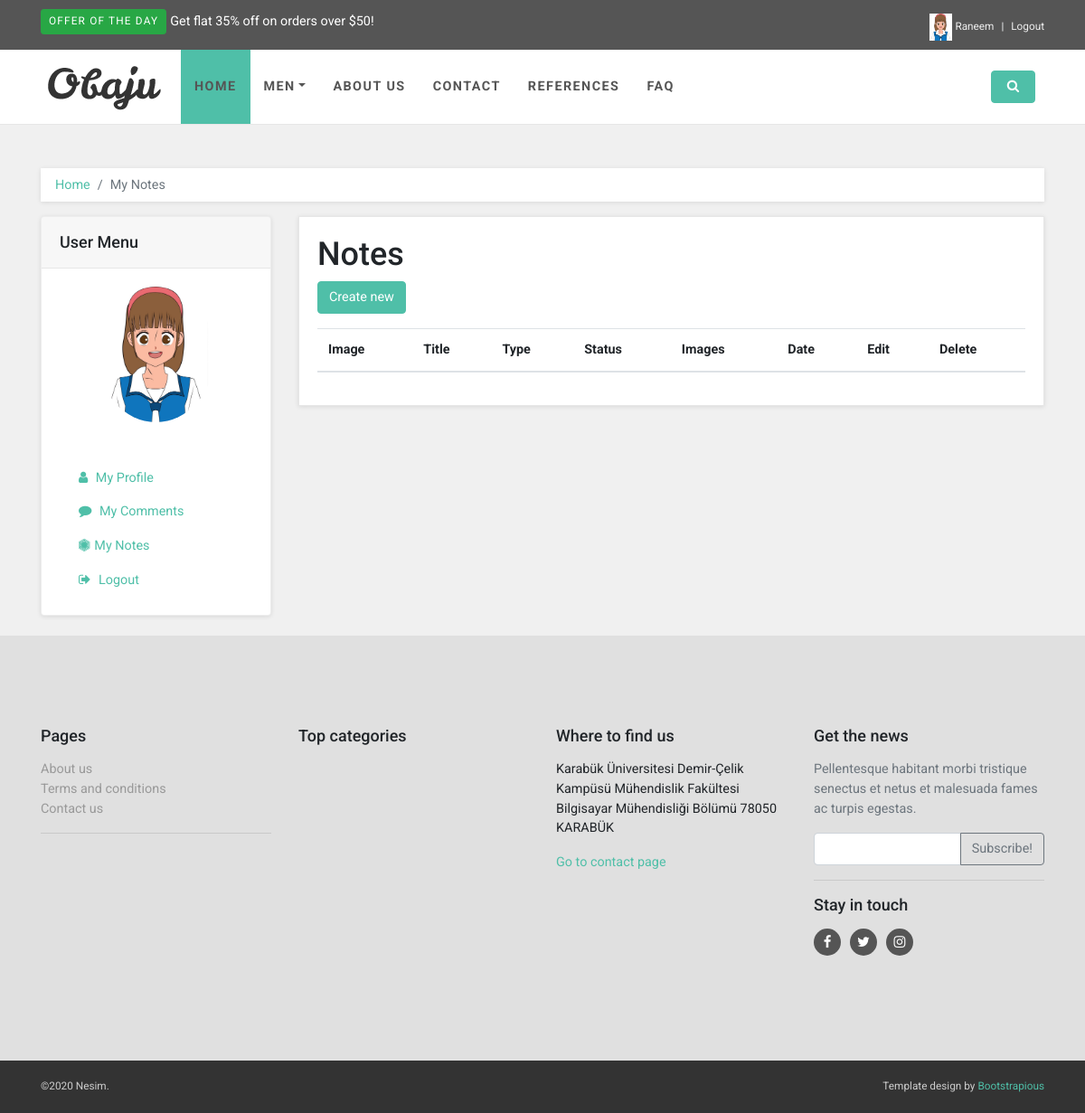
Before: /user/notes/ (signed in) with the older database file.
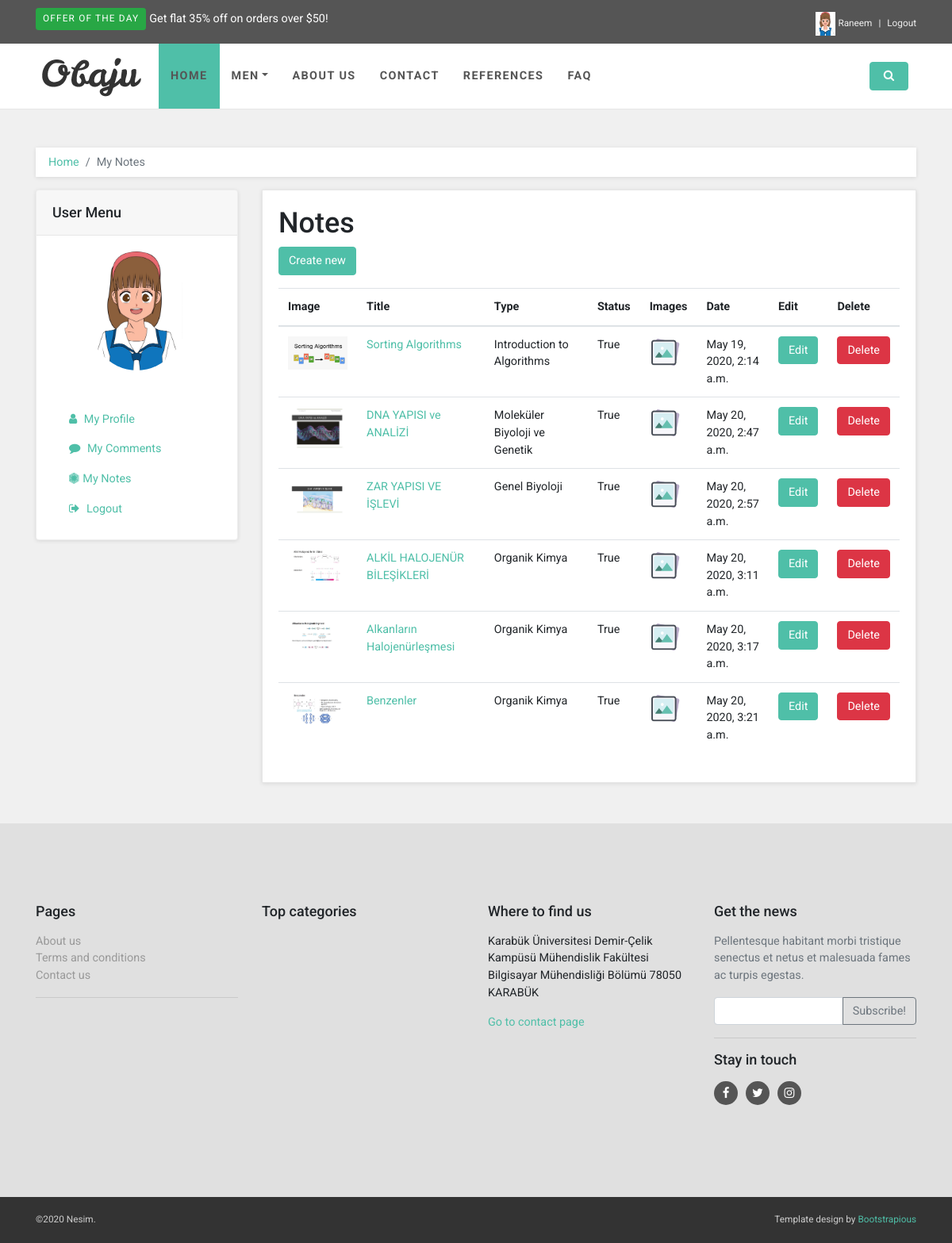
After: the same page with the newer database file.
### home/models.py (models this page shows, shortened)
class UserProfile(models.Model):
    user = models.OneToOneField(User, on_delete=models.CASCADE)
    phone = models.CharField(blank=True, max_length=20)
    country = models.CharField(blank=True, max_length=20)
    university = models.CharField(blank=True, max_length=20)
    department = models.CharField(blank=True, max_length=20)
    image = models.ImageField(blank=True, upload_to='image/users/')
    def image_tag(self):
        return mark_safe('<img src="{}" height="50"/>'.format(self.image.url))
    image_tag.short_description = 'Image'

### note/models.py (models this page shows, shortened)
class Note(models.Model):
    STATUS = (
        ('New', 'New'),
        ('True', 'true'),
        ('False', 'false')
    )
    Category = models.ForeignKey(Category, on_delete=models.CASCADE)
    user = models.ForeignKey(User, on_delete=models.SET_NULL, null=True)
    title = models.CharField(blank=True,max_length=100)
    description = models.CharField(blank=True,max_length=255)
    keywords = models.CharField(blank=True,max_length=255)
    slug = models.SlugField(blank=False,unique=True)
    detail = RichTextUploadingField()
    status = models.CharField(max_length=10, choices=STATUS)
    image = models.ImageField(blank=True, upload_to='image/')
    create_at = models.DateTimeField(auto_now_add=True)
    update_at = models.DateTimeField(auto_now=True)
    def image_tag(self):
        return mark_safe('<img src="{}" height="50"/>'.format(self.image.url))
    image_tag.short_description = 'Image'

class Category(MPTTModel):
    STATUS = (
        ('True', 'true'),
        ('False', 'false')
    )
    title = models.CharField(max_length=70)
    description = models.CharField(blank=True,max_length=255)
    keywords = models.CharField(blank=True,max_length=255)
    status = models.CharField(max_length=10, choices=STATUS)
    image = models.ImageField(blank=True, upload_to='image/')
    slug = models.SlugField(blank=False,unique=True)
    parent = TreeForeignKey('self', blank=True, null=True, related_name='children', on_delete=models.CASCADE)
    create_at = models.DateTimeField(auto_now_add=True)
    update_at = models.DateTimeField(auto_now=True)
    class MPTTMeta:
        order_insertion_by = ['title']
    def image_tag(self):
        return mark_safe('<img src="{}" height="50"/>'.format(self.image.url))
    image_tag.short_description = 'Image'

### user/views.py (the view)
# urls.py: path('notes/', views.notes_all, name='notes_all'),
@login_required(login_url='/login')
def notes(request):
    category = Category.objects.all()
    setting = Setting.objects.get(pk=1)
    current_user = request.user
    note = Note.objects.filter(user_id=current_user.id)
    context = {
        'category': category,
        'note': note,
        'setting': setting,
    }
    return render(request, 'user_notes.html', context)

### user/templates/user_notes.html (shortened to what this page needs)
{% extends "homebase.html" %}
{% block body %}
    {% load static %}
    <div id="content">
        <div class="container">
            <div class="row">
                <div class="col-lg-12">
                    <nav aria-label="breadcrumb">
                        <ol class="breadcrumb">
                            <li class="breadcrumb-item"><a href="/">Home</a></li>
                            <li aria-current="page" class="breadcrumb-item active">My Notes</li>
                        </ol>
                    </nav>
                </div>
                {% include 'user_menu.html' %}
                <div class="col-lg-9">
                    <div class="box">
                        <h1><a>Notes</a></h1>
                        <div class="table-responsive">
                            <table class="table">
                                <p class="buttons"><a href="/user/addnote/" class="btn btn-primary">Create new</a></p>
                                <thead>
                                <tr>
                                    <th>Image</th>
                                    <th>Title</th>
                                    <th>Type</th>
                                    <th>Status</th>
                                    <th>Images</th>
                                    <th>Date</th>
                                    <th>Edit</th>
                                    <th>Delete</th>
                                </tr>
                                </thead>
                                <tbody>
                                {% for rs in note %}
                                    <tr>
                                        <td><a href="/note/{{ rs.id }}/{{ rs.slug }}"><img alt="{{ rs.title }}" src="{{ rs.image.url }}" style="max-height: 75px;max-width: 75px"></a></td>
                                        <td> <a href="/note/{{ rs.id }}/{{ rs.slug }}">{{ rs.title }}</a></td>
                                        <td>{{ rs.Category.title }}</td>
                                        <td>{{ rs.status }}</td>
                                        <td>
                                            <a href="javascript:openWin('/user/noteaddimage/{{ rs.id }}','gallery','toolbar=no,location=no,directories=0,status=no,top=50,left=100,menuBar=no,scrollBars=yes,resizeable=no,width=900,height=600');" >
                                               <img src="{% static 'img/gallery.png'%}" height="40"></a></td>
                                        <td>{{ rs.create_at}}</td>
                                        <td><a class="btn btn-primary" href="/user/noteEdit/{{ rs.id }}">Edit</a>
                                        <td > <a class="btn btn-danger" href="/user/notedelete/{{ rs.id }}" onclick="return confirm('Will be delete ! Are you sure?')">Delete</a></td>
                                    </tr>
                                {% endfor %}
                                </tbody>
                            </table>
                        </div>
                    </div>
                </div>
            </div>
        </div>
    </div>
{% endblock %}

### home/templates/homebase.html (shortened to what this page needs)
<!DOCTYPE html>
<html lang="en">
<head>
    {% include 'head.html' %}
</head>
<body>
{% block header %}{% include 'header.html' %}{% endblock %}
{% block body %}{% endblock %}
{% block footer %}{% include 'footer.html' %}{% endblock %}
</body>
</html>

### home/templates/head.html (shortened to what this page needs)
{% load static %}
<link rel="stylesheet" href="{% static 'vendor/bootstrap/css/bootstrap.min.css'  %}">
<link rel="stylesheet" href="{% static 'vendor/font-awesome/css/font-awesome.min.css'  %}">
<link rel="stylesheet" href="{% static 'vendor/owl.carousel/assets/owl.carousel.css'  %}">
<link rel="stylesheet" href="{% static 'vendor/owl.carousel/assets/owl.theme.default.css'  %}">
<link rel="stylesheet" href="{% static 'css/style.default.css'  %}" id="theme-stylesheet">
<link rel="stylesheet" href="{% static '/css/custom.css'  %}">
<link rel="stylesheet" href="https://ajax.googleapis.com/ajax/libs/jqueryui/1.11.4/themes/smoothness/jquery-ui.css">

### home/templates/header.html (shortened to what this page needs)
{% load static %}
<header class="header mb-5">
    <div id="top">
        <div class="container">
            <div class="row">
                <div class="col-lg-6 offer mb-3 mb-lg-0"><a href="#" class="btn btn-success btn-sm">Offer of the day</a><a href="#" class="ml-1">Get flat 35% off on orders over $50!</a></div>
                <div class="col-lg-6 text-center text-lg-right">
                    <ul class="menu list-inline mb-0">
                        {% if user.id is not None %}
                            <li class="list-inline-item"><a href="/user" >
                                <img src="{{ user.userprofile.image.url }}" height="30">
                                {{ user.first_name }}</a></li>
                            <li class="list-inline-item"><a href="/logout/" >Logout</a></li>
                        {% else %}
                            <li class="list-inline-item"><a href="/login/" >Login</a></li>
                            <li class="list-inline-item"><a href="/register/">Register</a></li>
                            <li class="list-inline-item"><a href="/contactus/">Contact</a></li>
                        {% endif %}
                    </ul>
                </div>
            </div>
        </div>
    </div>
    <nav class="navbar navbar-expand-lg">
        <div class="container"><a href="/" class="navbar-brand home"><img src="{% static 'img/obaju_logo.png'%}" alt="Obaju logo" class="d-none d-md-inline-block"></a>
            <div id="navigation" class="collapse navbar-collapse">
                <ul class="navbar-nav mr-auto">
                    <li class="nav-item"><a href="/" class="nav-link active">Home</a></li>
                    <li class="nav-item dropdown menu-large"><a href="#" data-toggle="dropdown" data-hover="dropdown" data-delay="200" class="dropdown-toggle nav-link">Men<b class="caret"></b></a>
                            {% load mptt_tags %}
                    </li>
                    <li class="nav-item"><a href="/aboutus" class="nav-link">About Us</a></li>
                    <li class="nav-item"><a href="/contactus" class="nav-link">Contact</a></li>
                    <li class="nav-item"><a href="/references" class="nav-link">References</a></li>
                    <li class="nav-item"><a href="/faq" class="nav-link">FAQ</a></li>
                </ul>
                <div class="navbar-buttons d-flex justify-content-end">
                    <a data-toggle="collapse" href="#search" class="btn navbar-btn btn-primary d-none d-lg-inline-block"><i class="fa fa-search"></i></a>
                </div>
            </div>
        </div>
    </nav>
                            {% load mptt_tags %}
</header>

### user/templates/user_menu.html
<div class="col-lg-3">
    <div class="card sidebar-menu">
        <div class="card-header">
            <h3 class="h4 card-title">User Menu</h3>
        </div>
        <div class="card-body">
            <p class="text-center lead"><img class="rounded-circle img-fluid" alt="" src=" {{ user.userprofile.image.url }}" style="height: 150px">
            <br><br>
            </p>
            <ul class="nav nav-pills flex-column">
                <a href="/user" class="nav-link "><i class="fa fa-user"></i> My Profile</a>
                <a href="/user/comments" class="nav-link"><i class="fa fa-comment"></i> My Comments</a>
                <a href="/user/notes/" class="nav-link"><i class="fa fa-first-order"></i>My Notes</a>
                <a href="/logout" class="nav-link"><i class="fa fa-sign-out"></i> Logout</a></ul>
        </div>
    </div>
</div>

### home/templates/footer.html (shortened to what this page needs)
<br>
<div id="footer">
    <div class="container">
        <div class="row">
            <div class="col-lg-3 col-md-6">
                <h4 class="mb-3">Pages</h4>
                <ul class="list-unstyled">
                    <li><a href="/aboutus">About us</a></li>
                    <li><a href="#">Terms and conditions</a></li>
                    <li><a href="/contactus">Contact us</a></li>
                </ul>
                <hr>
            </div>
            <div class="col-lg-3 col-md-6">
                <h4 class="mb-3">Top categories</h4>
               <ul class="nav nav-pills flex-column category-menu">
            {% load mptt_tags %}
            {% recursetree category %}
                <li><a class="nav-link" >{{ node.title }}</a>
                </li>
            {% endrecursetree %}
        </ul>
            </div>
            <div class="col-lg-3 col-md-6">
                <h4 class="mb-3">Where to find us</h4>
                <p>Karabük Üniversitesi Demir-Çelik Kampüsü Mühendislik Fakültesi Bilgisayar Mühendisliği Bölümü 78050 KARABÜK</p><a href="/contact">Go to contact page</a>
            </div>
            <div class="col-lg-3 col-md-6">
                <h4 class="mb-3">Get the news</h4>
                <p class="text-muted">Pellentesque habitant morbi tristique senectus et netus et malesuada fames ac turpis egestas.</p>
                <form>
                    <div class="input-group">
                        <input type="text" class="form-control"><span class="input-group-append">
                  <button type="button" class="btn btn-outline-secondary">Subscribe!</button></span>
                    </div>
                </form>
                <hr>
                <h4 class="mb-3">Stay in touch</h4>
                <p class="social"><a href="{{ setting.facebook }}" class="facebook external"><i class="fa fa-facebook"></i></a><a href="{{ setting.twitter }}" class="twitter external"><i class="fa fa-twitter"></i></a><a href="{{ setting.instagram }}" class="instagram external"><i class="fa fa-instagram"></i></a></p>
            </div>
        </div>
    </div>
</div>
<div id="copyright">
    <div class="container">
        <div class="row">
            <div class="col-lg-6 mb-2 mb-lg-0">
                <p class="text-center text-lg-left">©2020 Nesim.</p>
            </div>
            <div class="col-lg-6">
                <p class="text-center text-lg-right">Template design by <a href="https://bootstrapious.com/p/big-bootstrap-tutorial">Bootstrapious</a>
                </p>
            </div>
        </div>
    </div>
</div>

### home/templates/javascript.html (shortened to what this page needs)
    {% load static %}

Changed rows visible on the page:
added Note: image (picture), title "Sorting Algorithms", Category "Introduction to Algorithms", status "True", create_at "May 19, 2020, 2:14 a.m."
added Note: image (picture), title "DNA YAPISI ve ANALİZİ", Category "Moleküler Biyoloji ve Genetik", status "True", create_at "May 20, 2020, 2:47 a.m."
added Note: image (picture), title "ZAR YAPISI VE İŞLEVİ", Category "Genel Biyoloji", status "True", create_at "May 20, 2020, 2:57 a.m."
added Note: image (picture), title "ALKİL HALOJENÜR BİLEŞİKLERİ", Category "Organik Kimya", status "True", create_at "May 20, 2020, 3:11 a.m."
added Note: image (picture), title "Alkanların Halojenürleşmesi", Category "Organik Kimya", status "True", create_at "May 20, 2020, 3:17 a.m."
added Note: image (picture), title "Benzenler", Category "Organik Kimya", status "True", create_at "May 20, 2020, 3:21 a.m."
